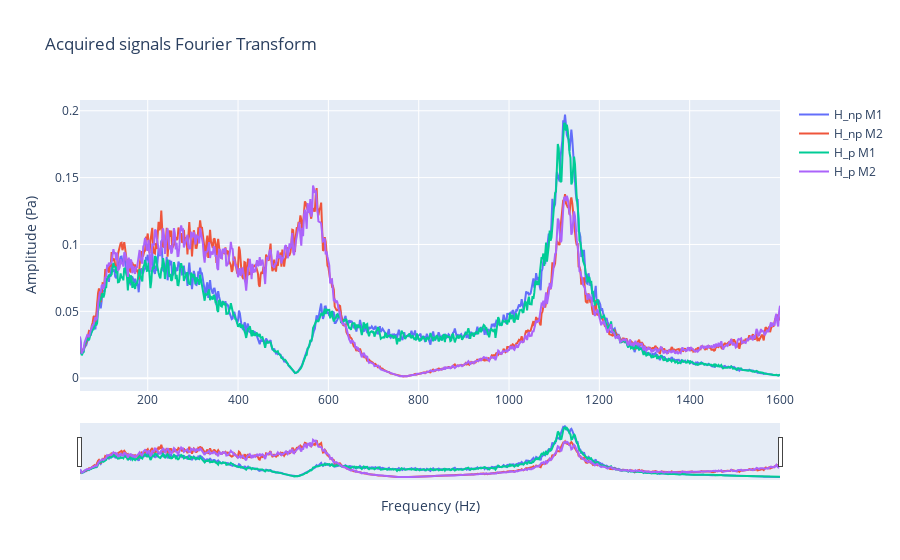

Notebook code for this chart:
### Code cell
fig_fft = go.Figure()
task_np.plot_av_fft(fig=fig_fft)
task_p.plot_av_fft(fig=fig_fft)
fig_fft

### Figure 1 — Plotly figure (JSON) as saved in the notebook; plotly's stock layout.template omitted (floating-point values rounded to 4 significant figures; data arrays with more than 128 entries replaced by an {"elided": "..."} marker saying what was removed)
{"data": [{"name": "H_np M1", "type": "scatter", "x": {"elided": "776 int values"}, "y": {"elided": "776 float values"}}, {"name": "H_np M2", "type": "scatter", "x": {"elided": "776 int values"}, "y": {"elided": "776 float values"}}, {"name": "H_p M1", "type": "scatter", "x": {"elided": "776 int values"}, "y": {"elided": "776 float values"}}, {"name": "H_p M2", "type": "scatter", "x": {"elided": "776 int values"}, "y": {"elided": "776 float values"}}], "layout": {"title": {"text": "Acquired signals Fourier Transform"}, "xaxis": {"rangeslider": {"visible": true}, "title": {"text": "Frequency (Hz)"}, "type": "linear"}, "yaxis": {"title": {"text": "Amplitude (Pa)"}}}}
